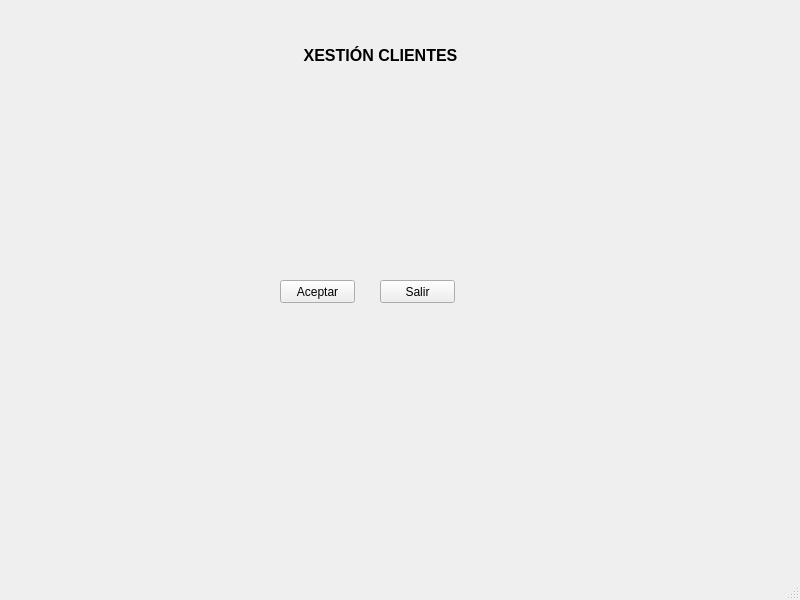
<?xml version="1.0" encoding="UTF-8"?>
<ui version="4.0">
 <class>MainWindow</class>
 <widget class="QMainWindow" name="MainWindow">
  <property name="geometry">
   <rect>
    <x>0</x>
    <y>0</y>
    <width>800</width>
    <height>600</height>
   </rect>
  </property>
  <property name="windowTitle">
   <string>MainWindow</string>
  </property>
  <widget class="QWidget" name="centralwidget">
   <widget class="QPushButton" name="btnAceptar">
    <property name="geometry">
     <rect>
      <x>280</x>
      <y>280</y>
      <width>75</width>
      <height>23</height>
     </rect>
    </property>
    <property name="text">
     <string>Aceptar</string>
    </property>
   </widget>
   <widget class="QPushButton" name="btnSalir">
    <property name="geometry">
     <rect>
      <x>380</x>
      <y>280</y>
      <width>75</width>
      <height>23</height>
     </rect>
    </property>
    <property name="text">
     <string>Salir</string>
    </property>
   </widget>
   <widget class="QLabel" name="lblClientes">
    <property name="geometry">
     <rect>
      <x>200</x>
      <y>20</y>
      <width>361</width>
      <height>71</height>
     </rect>
    </property>
    <property name="font">
     <font>
      <pointsize>12</pointsize>
      <weight>75</weight>
      <bold>true</bold>
     </font>
    </property>
    <property name="text">
     <string>XESTIÓN CLIENTES</string>
    </property>
    <property name="alignment">
     <set>Qt::AlignCenter</set>
    </property>
   </widget>
  </widget>
  <widget class="QMenuBar" name="menubar">
   <property name="geometry">
    <rect>
     <x>0</x>
     <y>0</y>
     <width>800</width>
     <height>21</height>
    </rect>
   </property>
  </widget>
  <widget class="QStatusBar" name="statusbar"/>
 </widget>
 <resources/>
 <connections/>
</ui>
